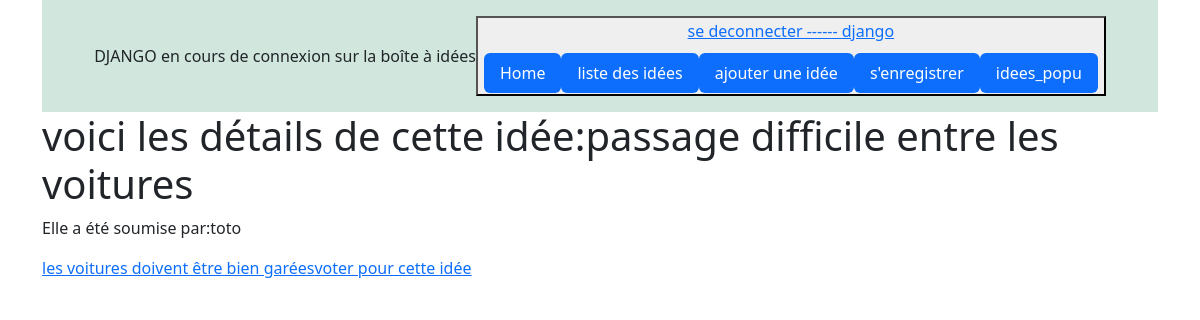
Page /ppale/idee_detail/2 (signed in) on the committed database.
### authenti/models.py (models this page shows)
class User(AbstractUser):
    CREATOR = 'CREATOR'
    SUBSCRIBER = 'SUBSCRIBER'
    ROLE_CHOICES = (
        (CREATOR, 'Créateur'),
        (SUBSCRIBER, 'Abonné'),
)
    role = models.CharField(max_length=30, choices=ROLE_CHOICES, verbose_name='Rôle')
    birth_date= models.DateField (auto_now=False, null=True)    #auto_now: par défault mettre date de maintennat!
    email = models.EmailField(unique=True)

### ppale/models.py (models this page shows, shortened)
class Idee(models.Model):
    formulation = models.CharField(max_length=100)
    detail = models.CharField(max_length=200, null=True)
    auteur = models.ForeignKey(User, on_delete=models.CASCADE)
    score = models.IntegerField(default=100, blank=True)
    class Meta:
        verbose_name_plural = 'Idee'

### ppale/views.py (the view)
# urls.py: path('idee_detail/<int:pk>',views.IdDetailView.as_view(), name="idee_detail"),
class IdDetailView(DetailView):
    model = Idee
    template_name = "ppale/idee_detail.html"
    context_object_name = "id"

### ppale/templates/ppale/idee_detail.html
{% extends 'base.html' %}
{% block content %}
<div class="container">
  <h1>voici les détails de cette idée:{{id.detail}}</h1>
  <p>Elle a été soumise par:{{id.auteur}}</p>
  <a href="{% url 'vote' id.auteur %}">{{id.formulation}}voter pour cette idée</a></p>
</div>
{% endblock content %}

### templates/includes/header.html (shortened to what this page needs)
<div class="container">
    <header class="d-flex justify-content-center py-3" style="background-color: #d1e7dd;">
        {% if request.user.is_authenticated %}
      <span class="navbar text"> {{user.get_username|upper}} en cours de connexion sur la boîte à idées</span>
      <button type="submit"> <a href="{% url 'logout'%}?next={{request.path}}">se deconnecter   ------    {{user.username}}</a>
      {%  else %}
      <span class="navbar text">pas connecté</span>
      <button type="submit"> <a href={% url 'login'%}>se connecter   ------    </a>
      {% endif %}
      <ul class="nav nav-pills" style="margin-top: 10px;">
        <li class="nav-item"><a href="{% url 'home' %}" class="nav-link active" aria-current="page">Home </a></li>
        {% if request.user.is_authenticated %}
        <li class="nav-item"><a href="{% url 'liste_ideas' %}" class="nav-link active" aria-current="page">liste des idées </a></li>
        <li class="nav-item"><a href="{% url 'creer' %}" class="nav-link active" aria-current="page">ajouter une idée </a></li>
        {% endif %}
        <li class="nav-item"><a href="{% url 'signup' %}" class="nav-link active" aria-current="page">s'enregistrer </a></li>
        <li class="nav-item"><a href="{% url 'idees_popu' %}" class="nav-link active" aria-current="page">idees_popu </a></li>
      </ul>
    </header>
  </div>

### rows in the picture
User: get_username "DJANGO", username "django"
Idee: detail "passage difficile entre les voitures", auteur "toto", formulation "les voitures doivent être bien garées"
